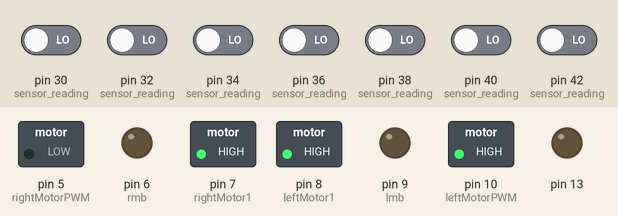
A sketch run on a simulated Arduino Mega 2560, built with avr-gcc and run on an emulated ATmega2560. Shown: switched loads named in the sketch (green lamp = pin HIGH), output pins drawn as LEDs (lit = HIGH). Inputs (shaded band) come from the test bench; at power-on: pin 30 (sensor_reading), pin 32 (sensor_reading), pin 34 (sensor_reading), pin 36 (sensor_reading), pin 38 (sensor_reading), pin 40 (sensor_reading), pin 42 (sensor_reading) LOW. What the sketch prints to the serial monitor is not drawn.

Above: at 4.2 s.
4.3 s: pin 32 (sensor_reading) driven HIGH
5.8 s: pin 38 (sensor_reading) driven HIGH
At 6.1 s:
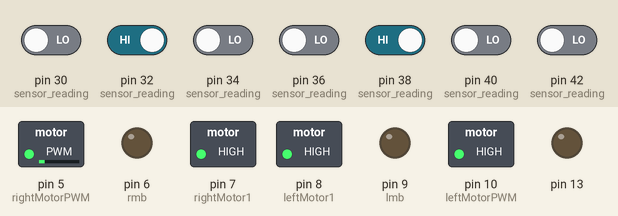
7.3 s: pin 36 (sensor_reading) driven HIGH
At 8.5 s:
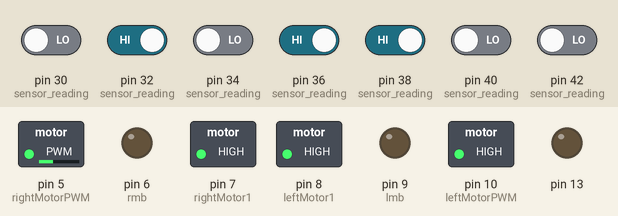
8.8 s: pin 40 (sensor_reading) driven HIGH
At 9.6 s:
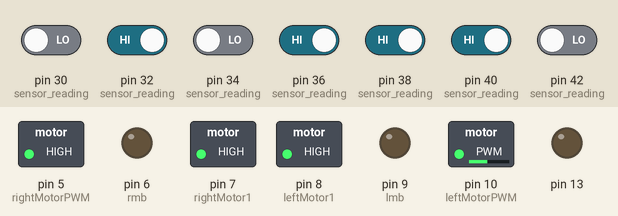
10.3 s: pin 30 (sensor_reading) driven HIGH
At 10.8 s:
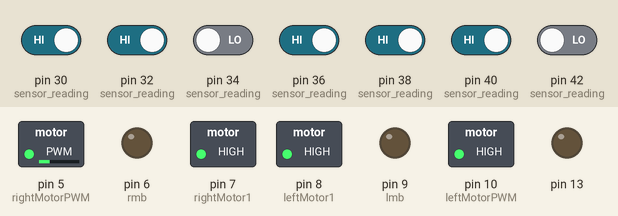
11.8 s: pin 42 (sensor_reading) driven HIGH
At 13.1 s:
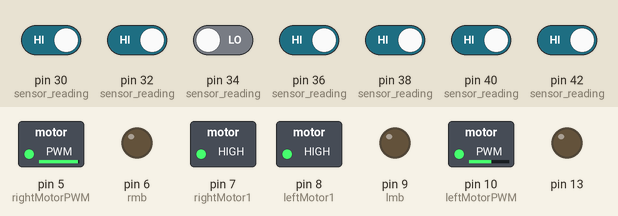
Timing chart, 0 to 14.3 s (numbered marks = the images above; inputs shaded):
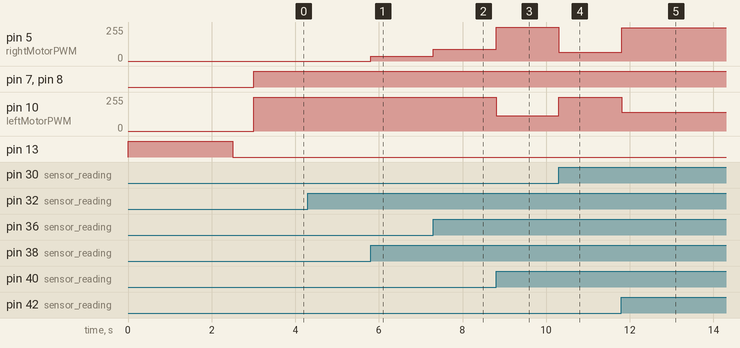

Measured:
- after the input at 5.8 s, pin 5 (rightMotorPWM): 0/255 → 35/255 at once
- after the input at 7.3 s, pin 5 (rightMotorPWM): 35/255 → 88/255 at once
- after the input at 8.8 s, pin 5 (rightMotorPWM): 88/255 → 255/255 at once; pin 10 (leftMotorPWM): 255/255 → 115/255 at once
- after the input at 10.3 s, pin 5 (rightMotorPWM): 255/255 → 67/255 at once; pin 10 (leftMotorPWM): 115/255 → 255/255 at once
- after the input at 11.8 s, pin 5 (rightMotorPWM): 67/255 → 248/255 at once; pin 10 (leftMotorPWM): 255/255 → 142/255 at once

The sketch:

Final.ino
```cpp
#include<QTRSensors.h>
int s[7];
int i=1;
int error;
int lme = 10;
int lmf = 8;
int lmb = 9;
int rmf = 7;
int rmb = 6;
int rme = 5;
int r[7];
int data1;
float Kp = .321;
int Kd = 2.799;
int lastError = 0;
int rightMotorSpeed,leftMotorSpeed;
int rightBaseSpeed=195;
int leftBaseSpeed=195;
int rightMaxSpeed=255;
int leftMaxSpeed=255;
#define rightMotor1 7
#define rightMotorPWM 5
#define leftMotor1 8
#define leftMotorPWM 10
QTRSensorsRC qtrrc((unsigned char[]){30, 32, 34, 36, 38, 40, 42} ,7,3000,2);
unsigned int sensorValues[7];

void setup() {
  Serial.begin(38400);
  pinMode(lmf, OUTPUT);
  pinMode(rmf, OUTPUT);
  pinMode(lmb, OUTPUT);
  pinMode(rmb, OUTPUT);
  pinMode(lme, OUTPUT);
  pinMode(rme, OUTPUT);
  pinMode(13, OUTPUT);
  digitalWrite(13, HIGH);
  for(int i=0;i<100;i++)
  {
    qtrrc.calibrate();

  }

  digitalWrite(13, LOW);
  delay(500);

}

void sensor_reading() {
  s[7] = digitalRead(30);
  s[1] = digitalRead(32);
  s[2] = digitalRead(34);
  s[3] = digitalRead(36);
  s[4] = digitalRead(38);
  s[5] = digitalRead(40);
  s[6] = digitalRead(42);


}
/*
void data()
{
  if(r[1]==1 && r[2]==0 && r[3]==0 && r[4]==0 && r[5]==0 && r[6]==0 && r[7]==0)
  error = -150;
  else if(r[1]==0 && r[2]==0 && r[3]==0 && r[4]==0 && r[5]==0 && r[6]==0 && r[7]==1)
  error = +150;

  else if(r[1]==0 && r[2]==0 && r[3]==0 && r[4]==1 && r[5]==0 && r[6]==0 && r[7]==0)
  error = 0;

  else if(r[1]==0 && r[2]==0 && r[3]==1 && r[4]==1 && r[5]==0 && r[6]==0 && r[7]==0)
  error = -44.32;
  else if(r[1]==0 && r[2]==0 && r[3]==0 && r[4]==1 && r[5]==1 && r[6]==0 && r[7]==0)
  error = +42.35;

  else if(r[1]==0 && r[2]==1 && r[3]==1 && r[4]==0 && r[5]==0 && r[6]==0 && r[7]==0)
  error = -95.45;
  else if(r[1]==0 && r[2]==0 && r[3]==0 && r[4]==0 && r[5]==1 && r[6]==1 && r[7]==0)
  error = +94.59;

  else if(r[1]==1 && r[2]==1 && r[3]==0 && r[4]==0 && r[5]==0 && r[6]==0 && r[7]==0)
  error = -150;
  else if(r[1]==0 && r[2]==0 && r[3]==0 && r[4]==0 && r[5]==0 && r[6]==1 && r[7]==1)
  error = +150;

  else if(r[1]==1 && r[2]==1 && r[3]==1 && r[4]==0 && r[5]==0 && r[6]==0 && r[7]==0)
  error = -150;
  else if(r[1]==0 && r[2]==0 && r[3]==0 && r[4]==0 && r[5]==1 && r[6]==1 && r[7]==1)
  error = +150;

  else if(r[1]==0 && r[2]==1 && r[3]==1 && r[4]==1 && r[5]==0 && r[6]==0 && r[7]==0)
  error = -95.45;
  else if(r[1]==0 && r[2]==0 && r[3]==0 && r[4]==1 && r[5]==1 && r[6]==1 && r[7]==0)
  error = +94.59;

  else if(r[1]==0 && r[2]==0 && r[3]==1 && r[4]==0 && r[5]==0 && r[6]==0 && r[7]==0)
  error = -44.32;
  else if(r[1]==0 && r[2]==0 && r[3]==0 && r[4]==0 && r[5]==1 && r[6]==0 && r[7]==0)
  error = +42.35;

  Serial.println (error);

  }
  */


void loop()
{

  if(digitalRead(30)==1 && digitalRead(32)==1 && digitalRead(34)==1 && digitalRead(36)==1 && digitalRead(38)==1 && digitalRead(40)==1 && digitalRead(42)==1)
  {
  analogWrite(leftMotorPWM, leftBaseSpeed);
   analogWrite(rightMotorPWM,rightBaseSpeed);
   digitalWrite(leftMotor1,HIGH);
   digitalWrite(rightMotor1,HIGH);
    delay(200);
    if(digitalRead(30)==1 && digitalRead(32)==1 && digitalRead(34)==1 && digitalRead(36)==1 && digitalRead(38)==1 && digitalRead(40)==1 && digitalRead(42)==1)
    {digitalWrite(rightMotor1, LOW);
  analogWrite(rightMotorPWM, rightMotorSpeed);

  digitalWrite(leftMotor1, LOW);

  analogWrite(leftMotorPWM, leftMotorSpeed);
  delay(15000);
     }
  }
  unsigned int sensors[7];
  signed int position=qtrrc.readLine(sensors);
  int error=position-3000;

  Serial.println(error);

  int motorSpeed = Kp * error + Kd * (error - lastError);
  lastError = error;


  int rightMotorSpeed = rightBaseSpeed + motorSpeed;
  int leftMotorSpeed = leftBaseSpeed - motorSpeed;

    if (rightMotorSpeed > rightMaxSpeed ) rightMotorSpeed = rightMaxSpeed;
  if (leftMotorSpeed > leftMaxSpeed ) leftMotorSpeed = leftMaxSpeed;
  if (rightMotorSpeed < 0) rightMotorSpeed = 0;
  if (leftMotorSpeed < 0) leftMotorSpeed = 0;

   {

  digitalWrite(rightMotor1, HIGH);

  analogWrite(rightMotorPWM, rightMotorSpeed);

  digitalWrite(leftMotor1, HIGH);

  analogWrite(leftMotorPWM, leftMotorSpeed);
   }
}
```
